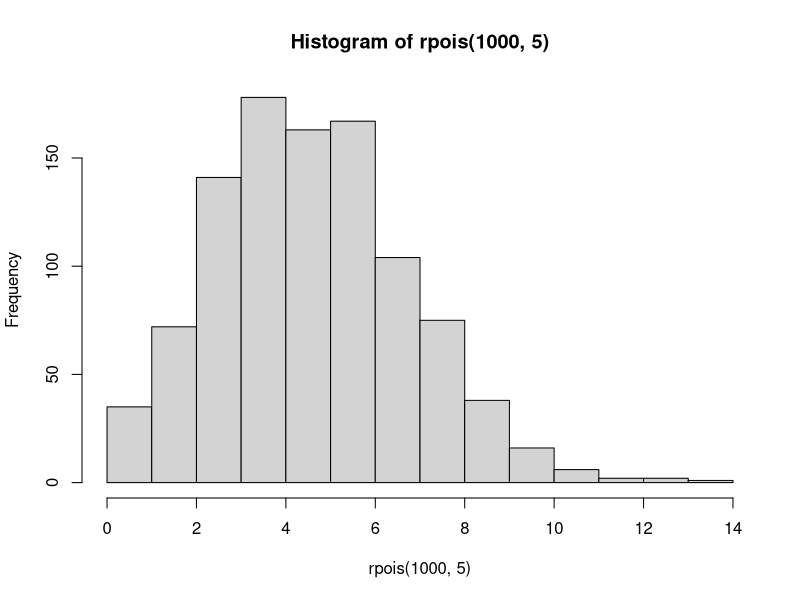

Reproduce this figure in R.
## ---- chunk 1
library(tidyverse)


## ---- chunk 2
x<-1:10
sample(x,3,replace=TRUE) #randomly selects a specified number of observations out of a vector
x<-c("John","Jacob","Jackson","Jeffrey")
sample(x,3,replace=TRUE) 
## ---- chunk 3
rep(2,10) #replecated the first argument, the number of times of the second

rep("I Love Learning R!",10)
## ---- chunk 4
rpois(10,5) #pull 10 samples from a poisson distribution with a mean of 5. Poisson gives positive integers

hist(rpois(1000,5))
## ---- chunk 5
#Make a vector of stove Id's
namevec<-vector()
for (i in 1:100){ #paste "ID" onto the numbers 1 through 100
  namevec[i]<-paste0("ID",i)}


#could we make these variables in any better way?
dat<-data.frame(stoveID=namevec, #stove ID comes from the name vector we just made
  copiedFrom=c(rep("Original",10),sample(namevec[1:10],90,replace = T)), #10 original stoves, 90 copied stoves randomly selected
  location = rep(NA,100), #not sure how to fill this quite yet
  VisSimModel = rbeta(100,35,75), #visiual similarity.
  BoilTime = sort(rnorm(100,10,2)),
  WaterVol = runif(100,15,20),
  WoodStart = sort(runif(100,300,600)),
  WoodEnd = sort(runif(100,50,250)),
  MonthBuilt= sample(1:12,100,replace=T),
  YearBuilt= c(rep(2015,5),rep(2017,5),sample(2016:2020,90,replace=T)),
  UsePerDay = sort(rpois(100,2)),
  UseTotalEstimate = rep(NA,100),
  stdPmEsmssions = rnorm(100,0,1),
  GeogDistModel = sort(rgamma(100,75,6)),
  SocialDistModel = c(rep(1,55),rep(2,30),rep(3,15)),
  GeneticDistModel = rep(NA,100),
  GenderBuilder = sample(c(rep("Female",8),rep("Male",2)),100,replace=T),
  GenderModel =sample(c(rep("Female",8),rep("Male",2)),100,replace=T),
  Use = sample(c("Commercial","Family","Both"),100,replace=T))


## ---- chunk 6
library(ggplot2)
